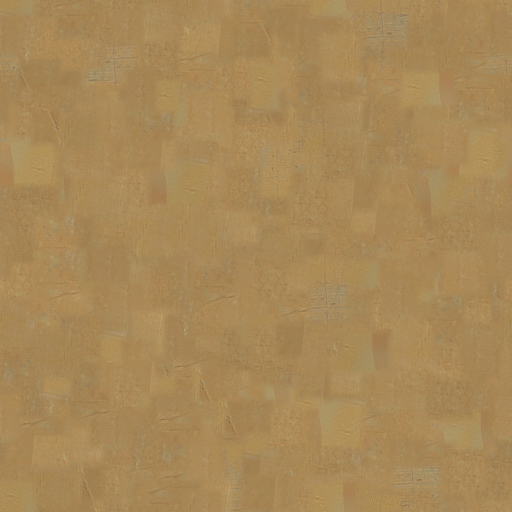
#> input picture tools/art/explorer_proto/pappe_miniatur_v2/scans/kraft_foto_albedo.jpg, 1024 x 1024 px (shown at 1/2 size)
$ python -i prints.py   (imports and definitions only)
#> lines starting #> are read from the running program, lines starting #| are printed output that depends on the picture
#> further down, picture is the input picture: PIL image 1024x1024 RGB; mean R, G, B 167.5, 136.1, 87.4
# Richtung F "Pappstadt Danboru-cho": Druckreste, Marker-Malerei und Schablonen als Decals (Pillow,
# eigene Entwuerfe; Piktogramme bewusst NICHT nach ISO 780 / Normsymbolen nachgezeichnet,
# kein Recycling-/Verbandszeichen, keine echten Firmen, keine Barcodes realer Systeme).
# Aufruf: python3 prints.py -> prints/*.png (RGBA, Tinte mit Abnutzung)
import os, math, random
from PIL import Image, ImageDraw, ImageFont, ImageFilter, ImageChops

H = os.path.dirname(os.path.abspath(__file__))
# [1 line not run here, left out]
SANS = os.path.join(H, "fonts", "NotoSansJP-Black-Subset.otf")
SERIF = os.path.join(H, "fonts", "NotoSerifJP-Black-Subset.otf")
INK = (32, 26, 22); RED = (176, 40, 36); WHITE = (246, 240, 228)

def worn(im, amount=0.18, seed=1, scale=3):
    # Druckabnutzung: Loecher in der Tinte (Flexodruck auf Wellpappe – Wellen zeichnen sich ab)
#> called with amount = 0.18, seed = 1, scale = 3
    random.seed(seed)
    w, h = im.size
#> w = 1024; h = 1024
    n = Image.effect_noise((w // scale, h // scale), 70).resize((w, h), Image.BICUBIC).filter(ImageFilter.GaussianBlur(1))
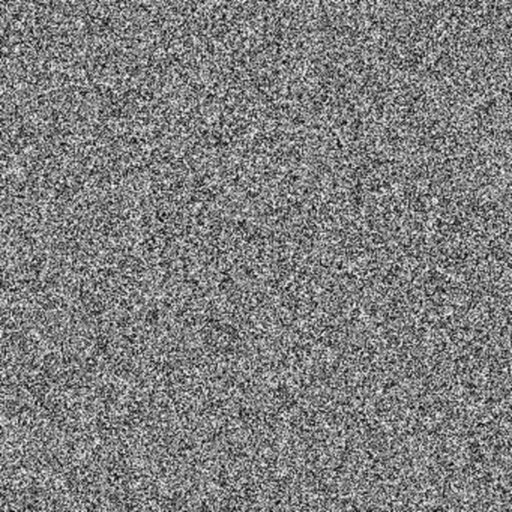
#> n: PIL image 1024x1024 L (shown at 1/2 size); min 1, max 251, mean 126.7
    flute = Image.new("L", (w, h))
#> flute: PIL image 1024x1024 L; every value is 0
    fd = ImageDraw.Draw(flute)
    for x in range(0, w, 14):
        fd.rectangle([x, 0, x + 3, h], fill=60)  # Wellen-Abdruck: senkrechte, schwaechere Streifen
    hole = n.point(lambda v: 255 if v > 128 + 128 * (1 - amount * 2.2) else 0)
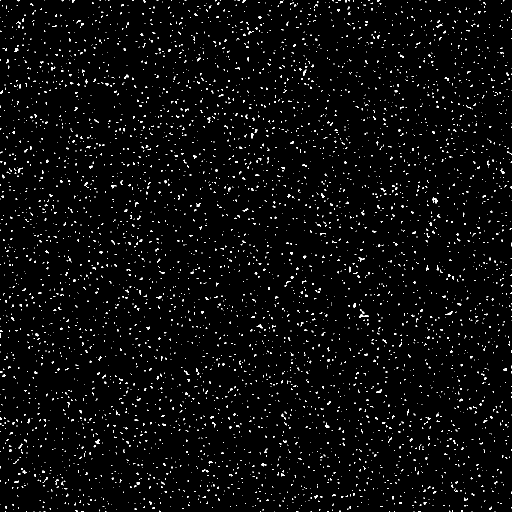
#> hole: PIL image 1024x1024 L (shown at 1/2 size); 2.7% white in thin lines or dots
    hole = ImageChops.lighter(hole, flute.point(lambda v: v if random.random() < 1 else 0).point(lambda v: 0))
#> (the run stopped early here; a loop or call above may not have finished)

$ run again, on tools/art/explorer_proto/pappe_miniatur_v2/scans/holz_rough.jpg
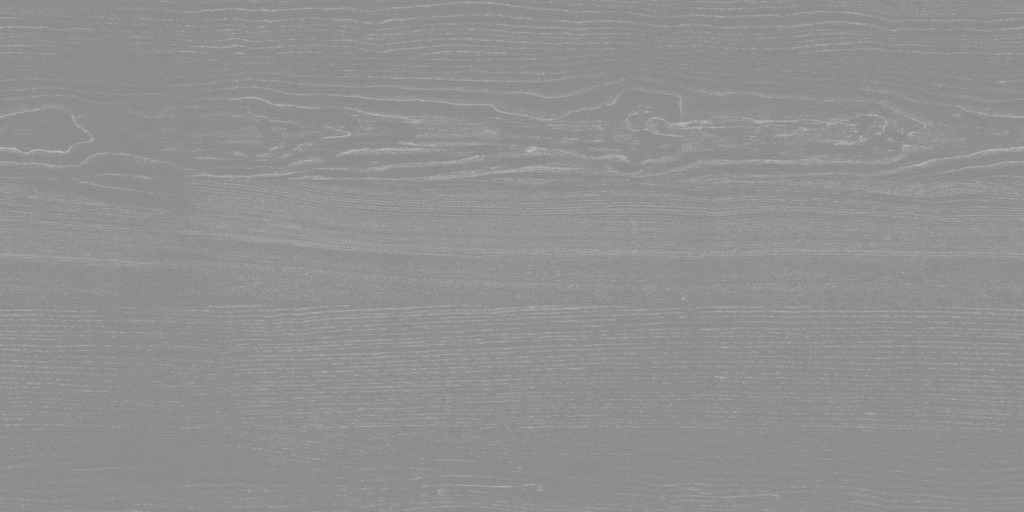
#> input picture tools/art/explorer_proto/pappe_miniatur_v2/scans/holz_rough.jpg, 1024 x 512 px
#> picture is the input picture: PIL image 1024x512 RGB; min 133, max 191, mean 144.7
#> in worn, `n = Image.effect_noise((w // scale, h // scale), 70).resize((w, h), Im..`:
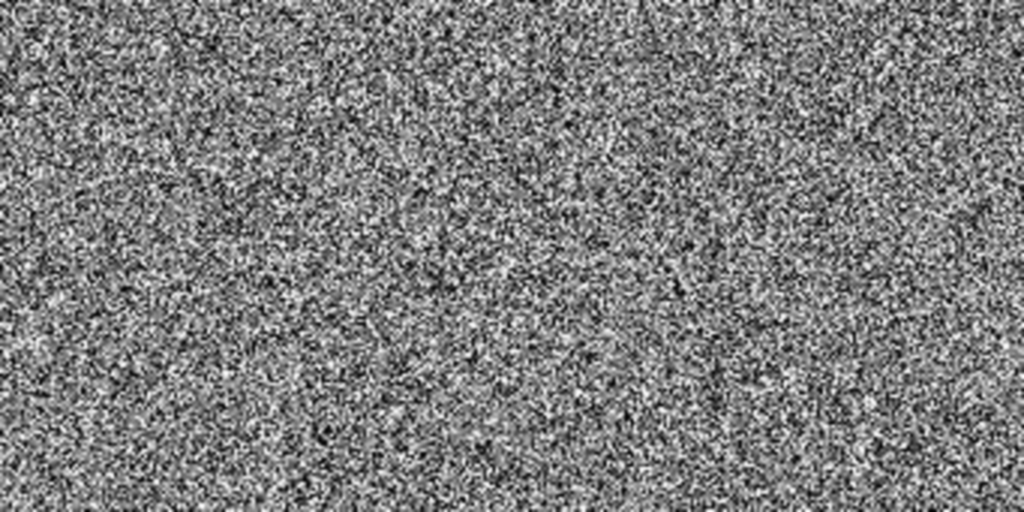
#> n: PIL image 1024x512 L; min 1, max 251, mean 126.7
#> flute: PIL image 1024x512 L; every value is 0
#> in worn, `hole = n.point(lambda v: 255 if v > 128 + 128 * (1 - amount * 2.2) els..`:
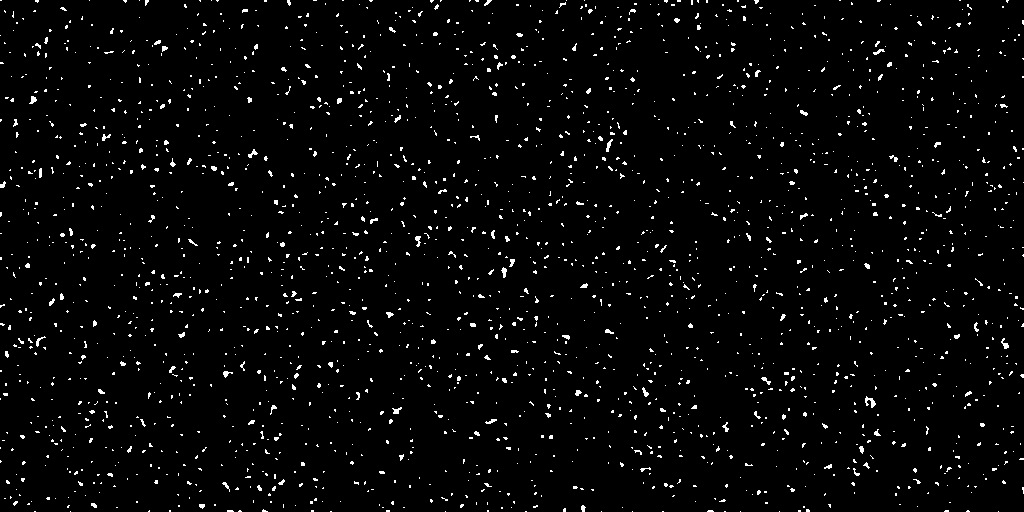
#> hole: PIL image 1024x512 L; 2.7% white in thin lines or dots
